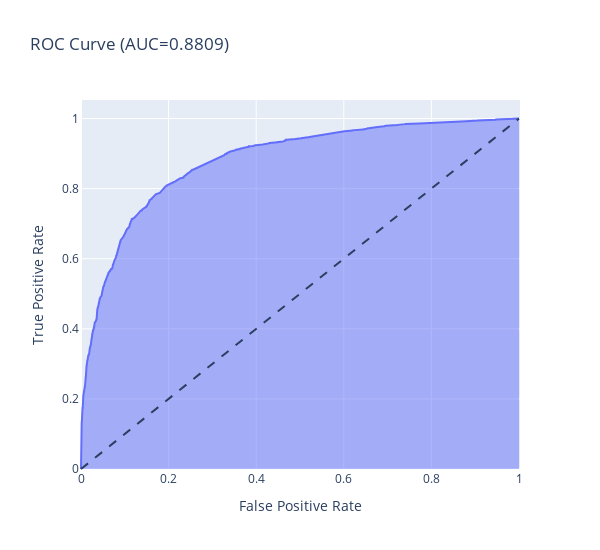

Notebook code cell kept with this figure:
### Code cell
# Plot ROC Curve
draw_roc(train_pred_table.Actual, train_pred_table.Predict_Prob).show()

### Figure 1 — Plotly figure (JSON) as saved in the notebook; plotly's stock layout.template omitted (floating-point values rounded to 4 significant figures; data arrays with more than 128 entries replaced by an {"elided": "..."} marker saying what was removed)
{"data": [{"hovertemplate": "False Positive Rate=%{x}<br>True Positive Rate=%{y}<extra></extra>", "legendgroup": "", "line": {"color": "#636efa"}, "marker": {"symbol": "circle"}, "mode": "lines", "name": "", "orientation": "v", "showlegend": false, "stackgroup": "1", "type": "scatter", "x": {"elided": "3353 float values"}, "xaxis": "x", "y": {"elided": "3353 float values"}, "yaxis": "y"}], "layout": {"height": 550, "legend": {"tracegroupgap": 0}, "shapes": [{"line": {"dash": "dash"}, "type": "line", "x0": 0, "x1": 1, "y0": 0, "y1": 1}], "title": {"text": "ROC Curve (AUC=0.8809)"}, "width": 600, "xaxis": {"anchor": "y", "domain": [0, 1], "title": {"text": "False Positive Rate"}}, "yaxis": {"anchor": "x", "domain": [0, 1], "title": {"text": "True Positive Rate"}}}}
